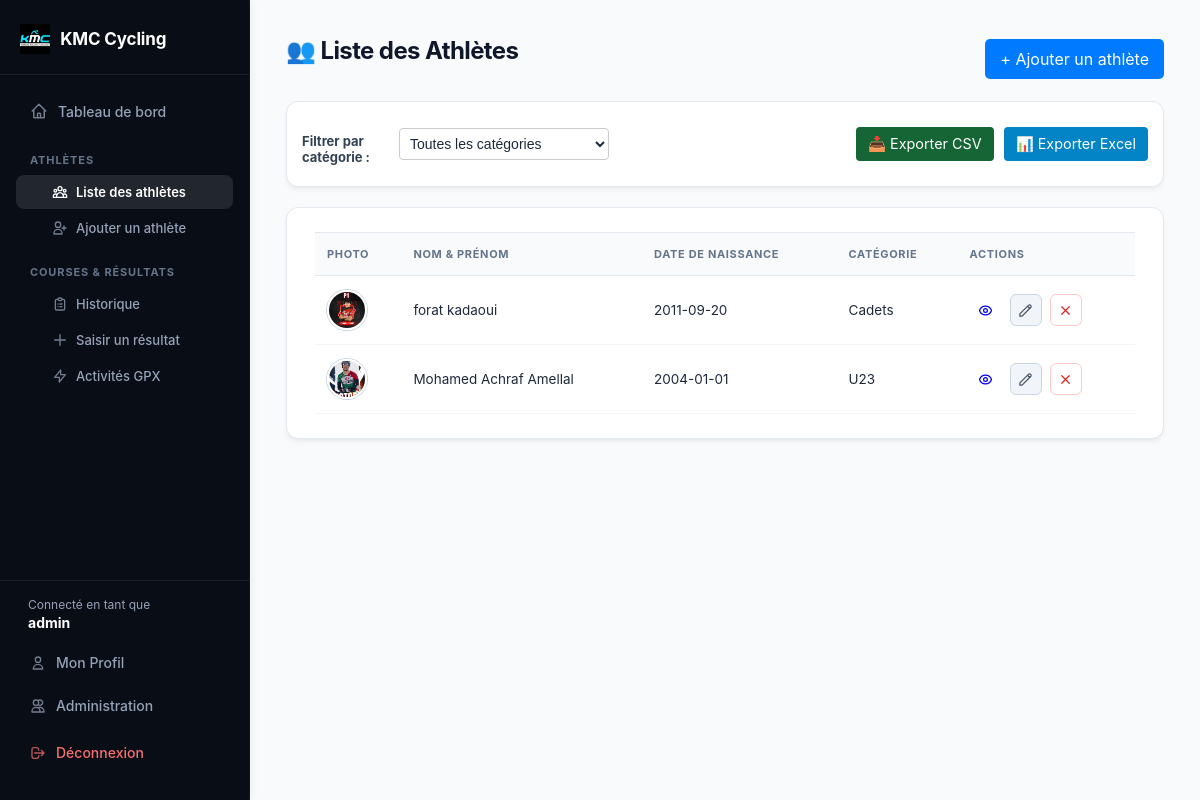
Page /athletes (signed in) on the committed database.
### tables this page shows
CREATE TABLE athletes (
            id INTEGER PRIMARY KEY AUTOINCREMENT,
            nom TEXT NOT NULL,
            prenom TEXT NOT NULL,
            date_naissance TEXT,
            categorie TEXT,
            nom_fichier TEXT
        );

### app.py (the view)
@app.route('/athletes')
def liste_athletes():
    categorie = request.args.get('categorie', '')
    conn = get_db_connection()
    if categorie:
        athletes = conn.execute('SELECT * FROM athletes WHERE categorie = ?', (categorie,)).fetchall()
    else:
        athletes = conn.execute('SELECT * FROM athletes').fetchall()
    conn.close()
    return render_template('athletes.html', athletes=athletes, categorie_selectionnee=categorie, categories=CATEGORIES)

### app.py (called while the page is built)
def get_db_connection():
    conn = sqlite3.connect('cyclisme.db')
    conn.row_factory = sqlite3.Row
    return conn

### templates/athletes.html (shortened to what this page needs)
<!DOCTYPE html>
<html lang="fr">
<head>
    <link rel="stylesheet" href="{{ url_for('static', filename='style.css') }}">
</head>
<body>
    <div class="app-layout">
        {% include 'sidebar.html' %}
        <main class="content">
            <div class="container">
                <div style="display: flex; justify-content: space-between; align-items: center; margin-bottom: 20px;">
                    <h1>👥 Liste des Athlètes</h1>
                    {% if session.get('role') == 'admin' %}
                        <a href="{{ url_for('ajouter_athlete') }}" class="btn btn-primary" style="padding: 10px 15px; background: #007bff; color: white; text-decoration: none; border-radius: 5px;">+ Ajouter un athlète</a>
                    {% endif %}
                </div>
                <div class="card" style="margin-bottom: 20px; padding: 15px;">
                    <form method="GET" action="{{ url_for('liste_athletes') }}" style="display: flex; gap: 15px; align-items: center; flex-wrap: wrap;">
                        <div style="display: flex; align-items: center; gap: 8px;">
                            <label for="categorie" style="font-weight: bold;">Filtrer par catégorie :</label>
                            <select name="categorie" id="categorie" class="form-control" style="padding: 6px; border-radius: 4px; border: 1px solid #ccc;" onchange="this.form.submit()">
                                <option value="">Toutes les catégories</option>
                            </select>
                        </div>
                        <div style="margin-left: auto; display: flex; gap: 10px;">
                            <a href="{{ url_for('export_athletes_csv', categorie=categorie_selectionnee) }}" class="btn" style="background: #166534; color: white; padding: 8px 12px; text-decoration: none; border-radius: 4px; font-size: 0.9rem;">📥 Exporter CSV</a>
                            <a href="{{ url_for('export_athletes_excel', categorie=categorie_selectionnee) }}" class="btn" style="background: #0284c7; color: white; padding: 8px 12px; text-decoration: none; border-radius: 4px; font-size: 0.9rem;">📊 Exporter Excel</a>
                        </div>
                    </form>
                </div>
                <div class="card">
                    <table>
                        <thead>
                            <tr>
                                <th>Photo</th>
                                <th>Nom & Prénom</th>
                                <th>Date de naissance</th>
                                <th>Catégorie</th>
                                <th>Actions</th>
                            </tr>
                        </thead>
                        <tbody>
                            {% for a in athletes %}
                            <tr>
                                <td>
                                    {% if a.nom_fichier %}
                                        <img src="{{ url_for('static', filename='uploads/' + a.nom_fichier) }}" class="avatar-athlete">
                                    {% else %}
                                        <span class="avatar-placeholder">{{ a.prenom[0] }}{{ a.nom[0] }}</span>
                                    {% endif %}
                                </td>
                                <td>{{ a.prenom }} {{ a.nom }}</td>
                                <td>{{ a.date_naissance or '-' }}</td>
                                <td>{{ a.categorie or '-' }}</td>
                                <td>
                                    <div class="groupe-actions">
                                        <a href="{{ url_for('profil_athlete', id=a.id) }}" class="btn-icone btn-voir" title="Voir le profil">
                                        </a>
                                        {% if session.get('role') == 'admin' %}
                                            <a href="{{ url_for('modifier_athlete', id=a.id) }}" class="btn-icone btn-modifier" title="Modifier">
                                                <svg width="15" height="15" fill="none" stroke="currentColor" stroke-width="2" viewBox="0 0 24 24"><path stroke-linecap="round" stroke-linejoin="round" d="M15.232 5.232l3.536 3.536m-2.036-5.036a2.5 2.5 0 113.536 3.536L6.5 21.036H3v-3.572L16.732 3.732z"/></svg>
                                            </a>
                                            <form action="{{ url_for('supprimer_athlete', id=a.id) }}" method="POST" onsubmit="return confirm('Voulez-vous vraiment supprimer cet athlète ?');" style="display:inline;">
                                                <button type="submit" class="btn-icone btn-supprimer" title="Supprimer">
                                                    <svg width="15" height="15" fill="none" stroke="currentColor" stroke-width="2" viewBox="0 0 24 24"><path stroke-linecap="round" stroke-linejoin="round" d="M6 18L18 6M6 6l12 12"/></svg>
                                                </button>
                                            </form>
                                        {% endif %}
                                    </div>
                                </td>
                            </tr>
                            {% endfor %}
                        </tbody>
                    </table>
                </div>
            </div>
        </main>
    </div>
</body>
</html>

### static/style.css (style rules this page uses)
* { box-sizing: border-box; }
body { font-family: -apple-system, BlinkMacSystemFont, "Segoe UI", Roboto, Helvetica, Arial, sans-serif; background: #f8fafc; margin: 0; padding: 0; color: #1e293b; -webkit-font-smoothing: antialiased; }
h1 { margin-top: 0; font-size: 24px; font-weight: 700; color: #0f172a; letter-spacing: -0.025em; }
.app-layout { display: flex; min-height: 100vh; }
.content { flex: 1; padding: 36px; min-width: 0; }
.container { max-width: 1040px; margin: 0 auto; }
.card { background: #ffffff; border-radius: 12px; padding: 24px 28px; box-shadow: 0 4px 6px -1px rgba(0, 0, 0, 0.05), 0 2px 4px -2px rgba(0, 0, 0, 0.05); border: 1px solid #e2e8f0; }
label { display: block; font-size: 13px; font-weight: 600; margin-top: 16px; margin-bottom: 6px; color: #334155; }
input, select { width: 100%; padding: 10px 14px; border: 1px solid #cbd5e1; border-radius: 8px; font-size: 14px; background-color: #ffffff; color: #1e293b; transition: border-color 0.2s, box-shadow 0.2s; }
button { margin-top: 20px; background: #dc2626; color: white; border: none; padding: 11px 20px; border-radius: 8px; font-weight: 600; cursor: pointer; font-size: 14px; transition: background-color 0.2s, transform 0.05s; }
table { width: 100%; border-collapse: collapse; font-size: 13.5px; }
th, td { text-align: left; padding: 14px 12px; border-bottom: 1px solid #f1f5f9; vertical-align: middle; }
th { color: #64748b; font-size: 11px; text-transform: uppercase; letter-spacing: 0.06em; font-weight: 700; background-color: #f8fafc; border-top: 1px solid #e2e8f0; border-bottom: 1px solid #e2e8f0; }
.groupe-actions { display: flex; align-items: center; gap: 8px; }
.groupe-actions form { margin: 0; display: inline-flex; align-items: center; }
.groupe-actions button.btn-icone { margin-top: 0 !important; }
.btn-icone { display: inline-flex; align-items: center; justify-content: center; width: 32px; height: 32px; border-radius: 6px; border: 1px solid transparent; cursor: pointer; text-decoration: none; transition: all 0.2s ease; }
.btn-icone.btn-modifier { background-color: #f1f5f9; color: #475569; border-color: #cbd5e1; }
.btn-icone.btn-supprimer { background-color: #ffffff; color: #dc2626; border-color: #fecaca; padding: 0; }
.avatar-athlete, .photo-athlete, table img, .table-athletes img, .liste-athletes img { width: 40px !important; height: 40px !important; min-width: 40px; min-height: 40px; border-radius: 50%; object-fit: cover; border: 2px solid #ffffff; box-shadow: 0 0 0 1px #cbd5e1; display: inline-block; vertical-align: middle; }

### rows in the picture
athletes: nom_fichier (picture), prenom "forat", nom "kadaoui", date_naissance "2011-09-20", categorie "Cadets"
athletes: nom_fichier (picture), prenom "Mohamed Achraf", nom "Amellal", date_naissance "2004-01-01", categorie "U23"

### other values in the picture
{{ session.get('username', 'Utilisateur') }} "admin"
